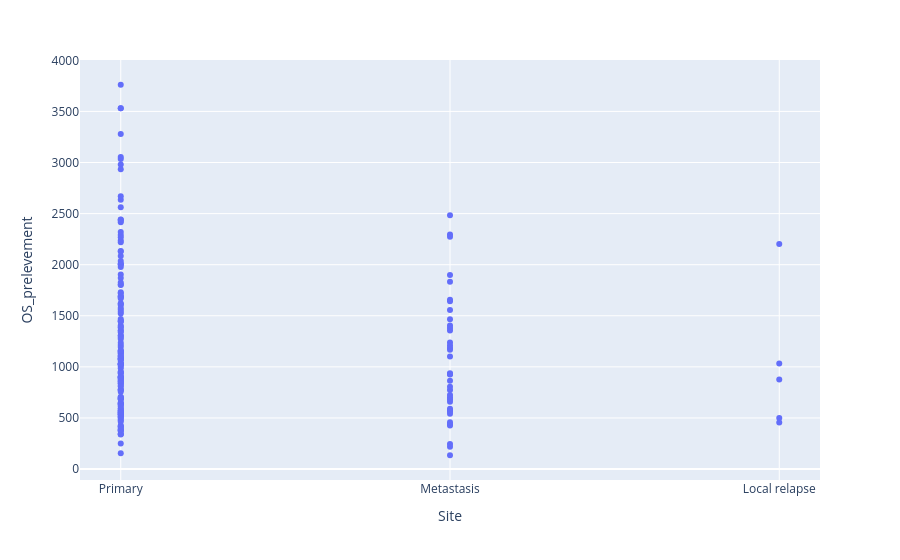

The cell this chart's notebook holds for it:
### Code cell
px.scatter(clinical_data, x="Site", y="OS_prelevement")

### Figure 1 — Plotly figure (JSON) as saved in the notebook; plotly's stock layout.template omitted (floating-point values rounded to 4 significant figures; data arrays with more than 128 entries replaced by an {"elided": "..."} marker saying what was removed)
{"data": [{"hovertemplate": "Site=%{x}<br>OS_prelevement=%{y}<extra></extra>", "legendgroup": "", "marker": {"color": "#636efa", "symbol": "circle"}, "mode": "markers", "name": "", "orientation": "v", "showlegend": false, "type": "scatter", "x": {"elided": "193 str values"}, "xaxis": "x", "y": {"elided": "193 int values"}, "yaxis": "y"}], "layout": {"legend": {"tracegroupgap": 0}, "margin": {"t": 60}, "xaxis": {"anchor": "y", "domain": [0, 1], "title": {"text": "Site"}}, "yaxis": {"anchor": "x", "domain": [0, 1], "title": {"text": "OS_prelevement"}}}}
